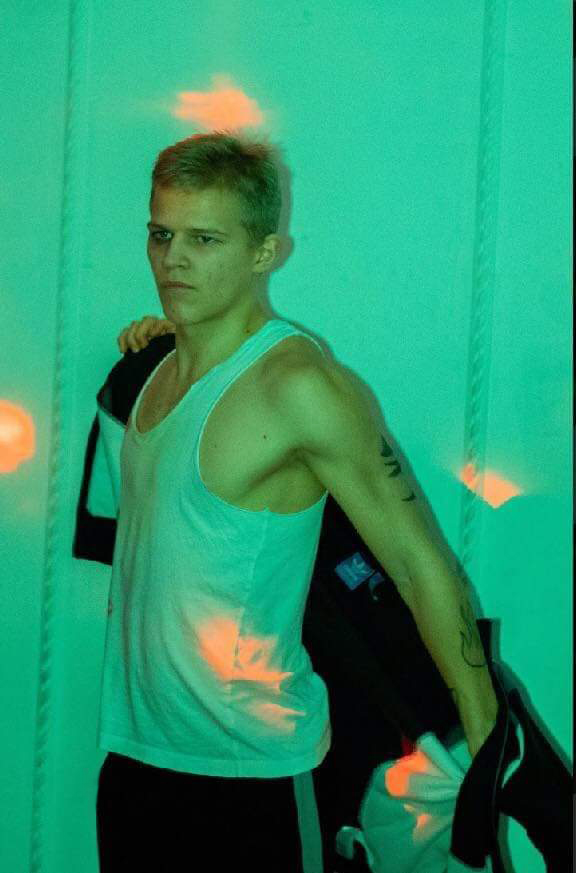
#> input picture Images/janek4.jpg, 576 x 873 px
$ python test10.py
#> lines starting #> are read from the running program, lines starting #| are printed output that depends on the picture; after the words box and inside, x2 and y2 are one past the last pixel; in counts of white or black regions, pixels touching at a corner belong together
import cv2 as cv
import os

from cv2 import ADAPTIVE_THRESH_MEAN_C

path = os.path.join(os.path.dirname(__file__))

img = cv.imread(path + "/Images/janek4.jpg")
#> img is the input picture: shape (873, 576, 3); mean B, G, R 107.5, 148.8, 41.5
gray = cv.cvtColor(img, cv.COLOR_BGR2GRAY)
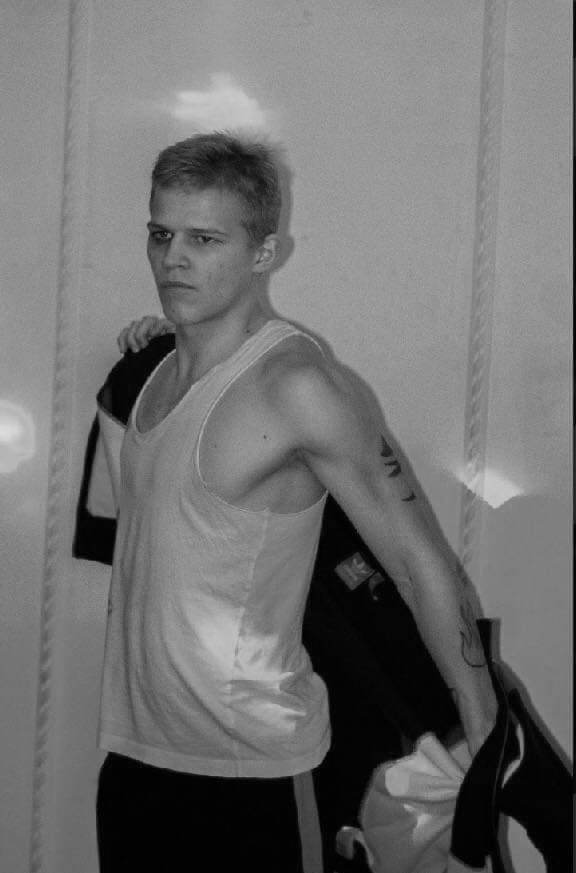
#> gray: shape (873, 576); min 0, max 222, mean 112


adaptive_threshhold = cv.adaptiveThreshold(gray, 255, ADAPTIVE_THRESH_MEAN_C, cv.THRESH_BINARY, 11, 3)
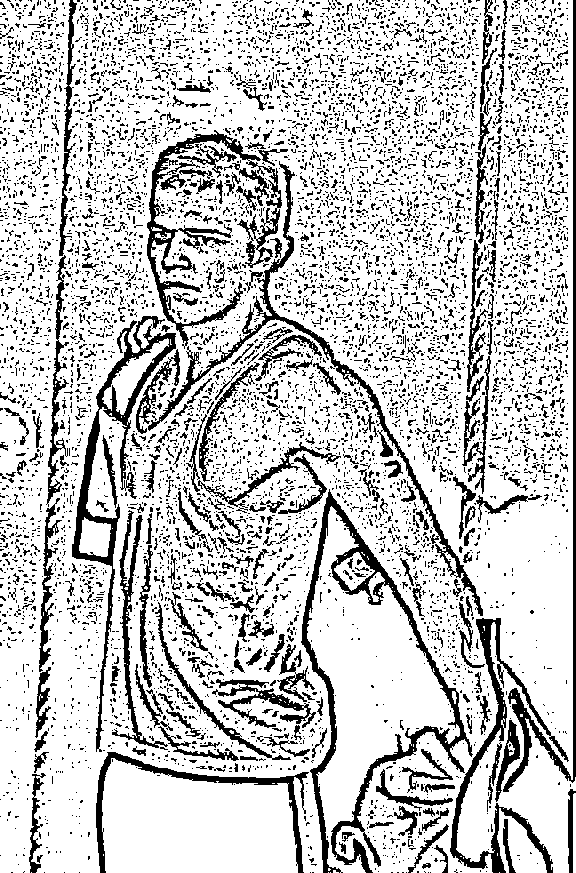
#> adaptive_threshhold: shape (873, 576); 78.3% white; 7410 black regions (6911 under 20 px), largest, box (x1, y1, x2, y2) and area: (301, 489, 473, 873) 7076, (147, 130, 282, 349) 5204, (72, 316, 176, 752) 4918
threshold, thresh = cv.threshold(gray, 110, 255, cv.THRESH_BINARY)
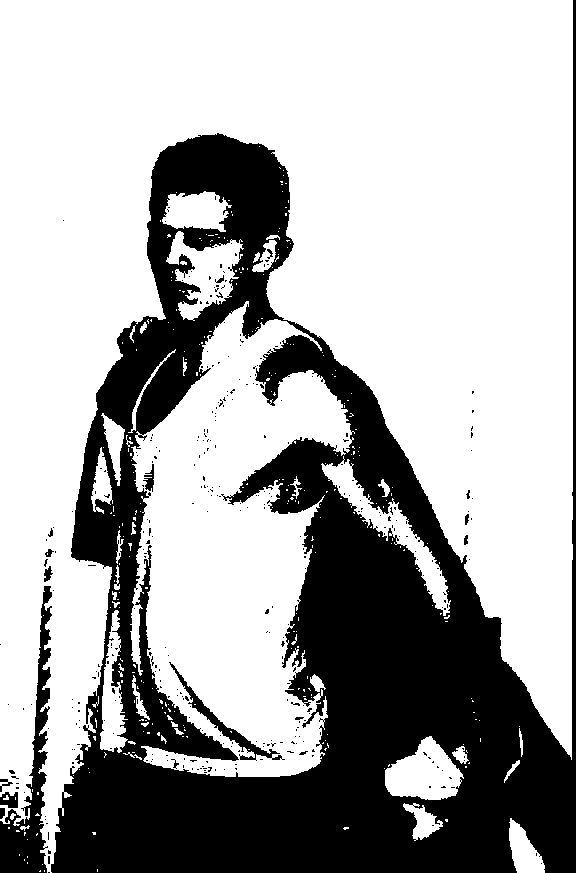
#> thresh: shape (873, 576); 67.8% white; 345 black regions (328 under 20 px), largest, box (x1, y1, x2, y2) and area: (51, 0, 576, 873) 154541, (0, 586, 52, 873) 4644, (169, 662, 285, 761) 1081

cv.imshow("img", img)
cv.imshow("adaptive", adaptive_threshhold)
cv.imshow("thresh", thresh)

cv.waitKey(0)
